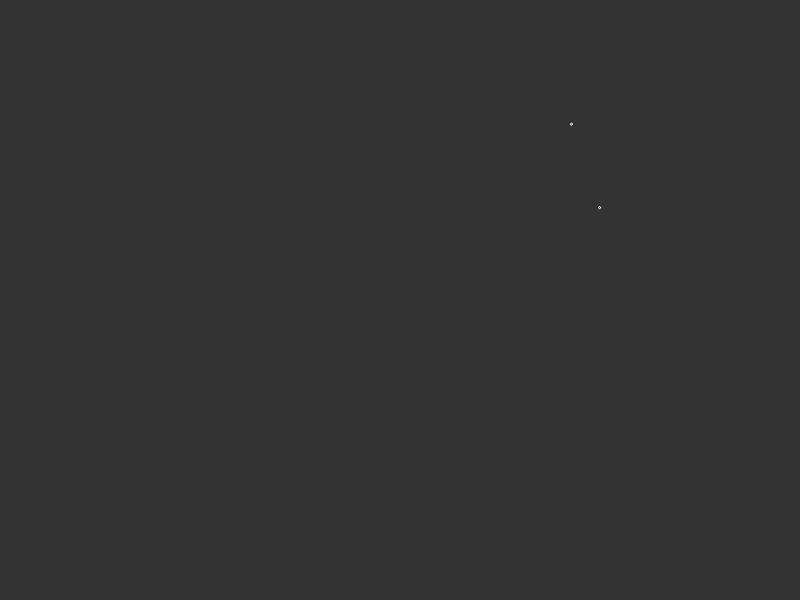
Frame 1 (no input)
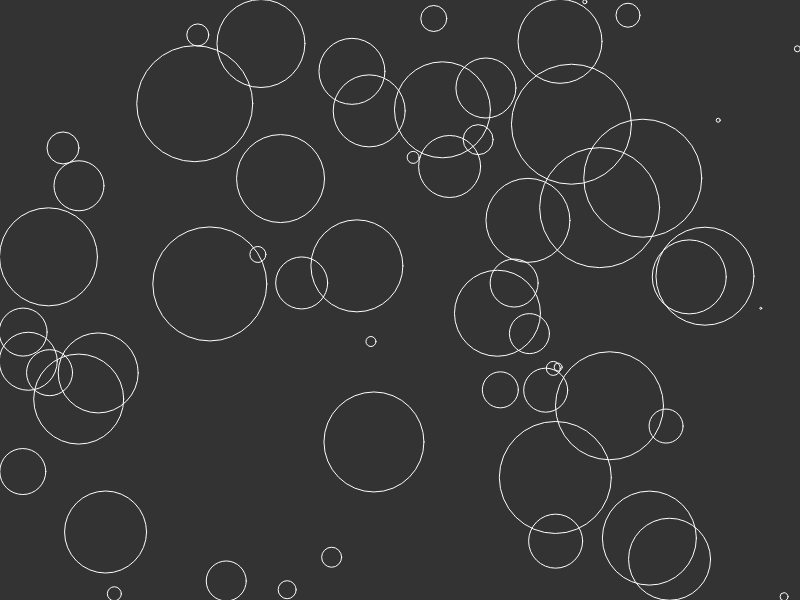
Frame 60 (no input)
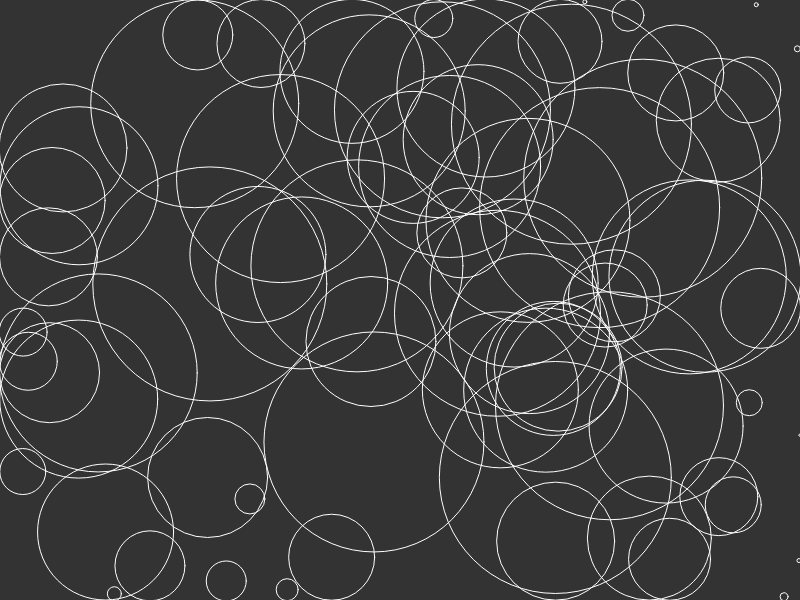
Frame 120 (the mouse pressed at the canvas centre since frame 60)

The p5.js sketch that drew these frames (run headless with seeded random() and noise() and a simulated clock; from frame 60 on, the mouse is pressed at the canvas centre):

// p5.js sketch
// ── sketch.js
var circles = [];

function setup() {
  createCanvas(800, 600);
  circles.push(new Circle(random(width), random(height)));
}

function draw() {
  background(51);

  createCircle();

  for (var i = 0; i < circles.length; i++) {
    if(circles[i].edges()) {
      circles[i].growing = false;
    }
    for (var j = 0; j < circles.length; j++) {

    }
    circles[i].show();
    circles[i].grow();
  }
}

function createCircle() {
  var x = random(width);
  var y = random(height);

  var valid = true;

  for (var i = 0; i < circles.length; i++) {
    var d = dist(x, y, circles[i].x, circles[i].y);

    if(d < circles[i].r) {
      valid = false;
      break;
    }
  }

  if (valid) {
      circles.push(new Circle(x, y));
  }

}

function Circle(x, y) {
  this.x = x;
  this.y = y;
  this.r = 1;
  this.growing = true;

  this.show = function() {
    stroke(255);
    noFill();
    ellipse(this.x, this.y, this.r*2, this.r*2);
  }

  this.grow = function() {
    if (this.growing)
      this.r += 1;
  }

  this.edges = function() {
    return (this.x + this.r > width || this.x - this.r < 0 ||
            this.y + this.r > height || this.y - this.r < 0);
  }
}
